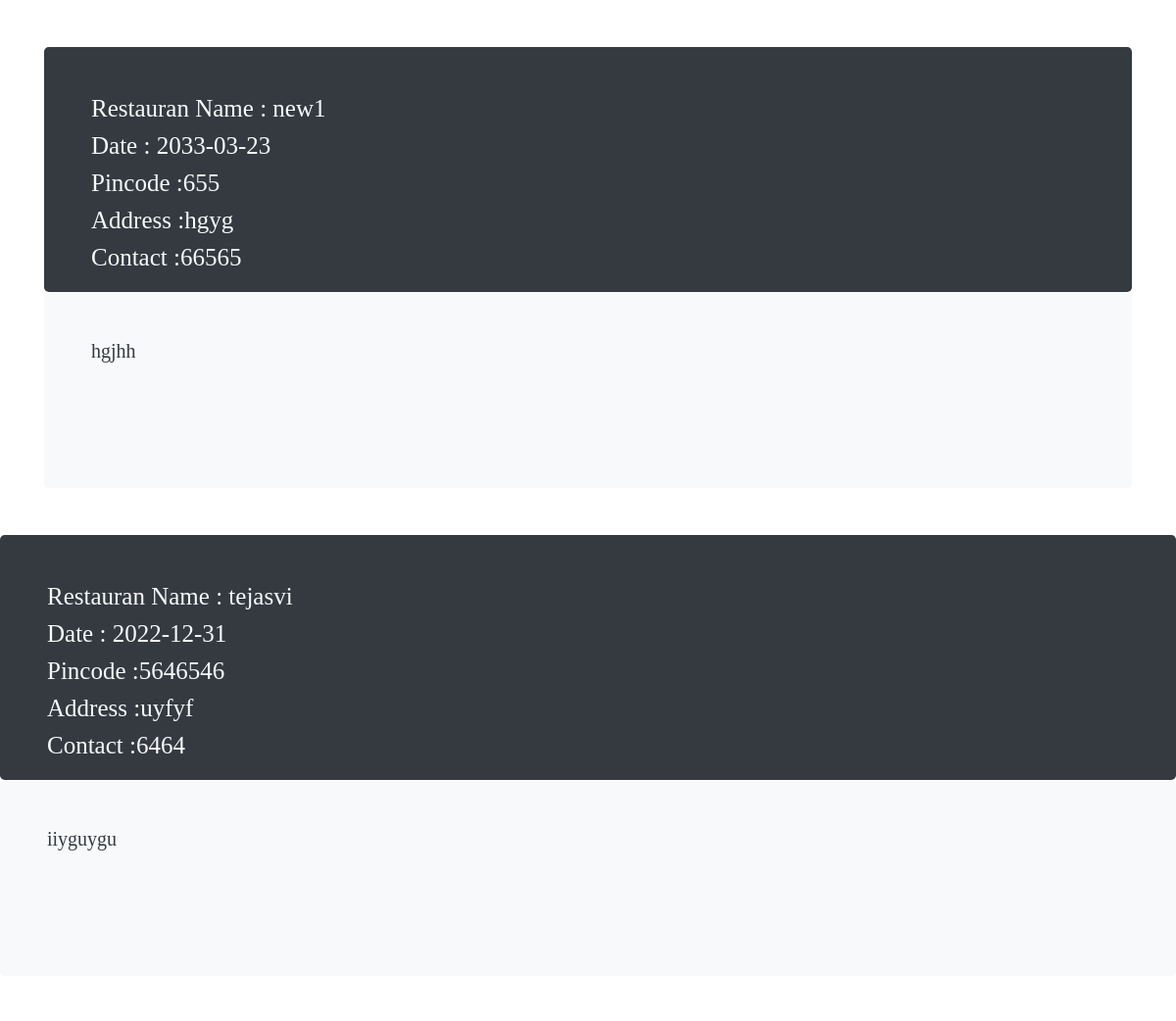
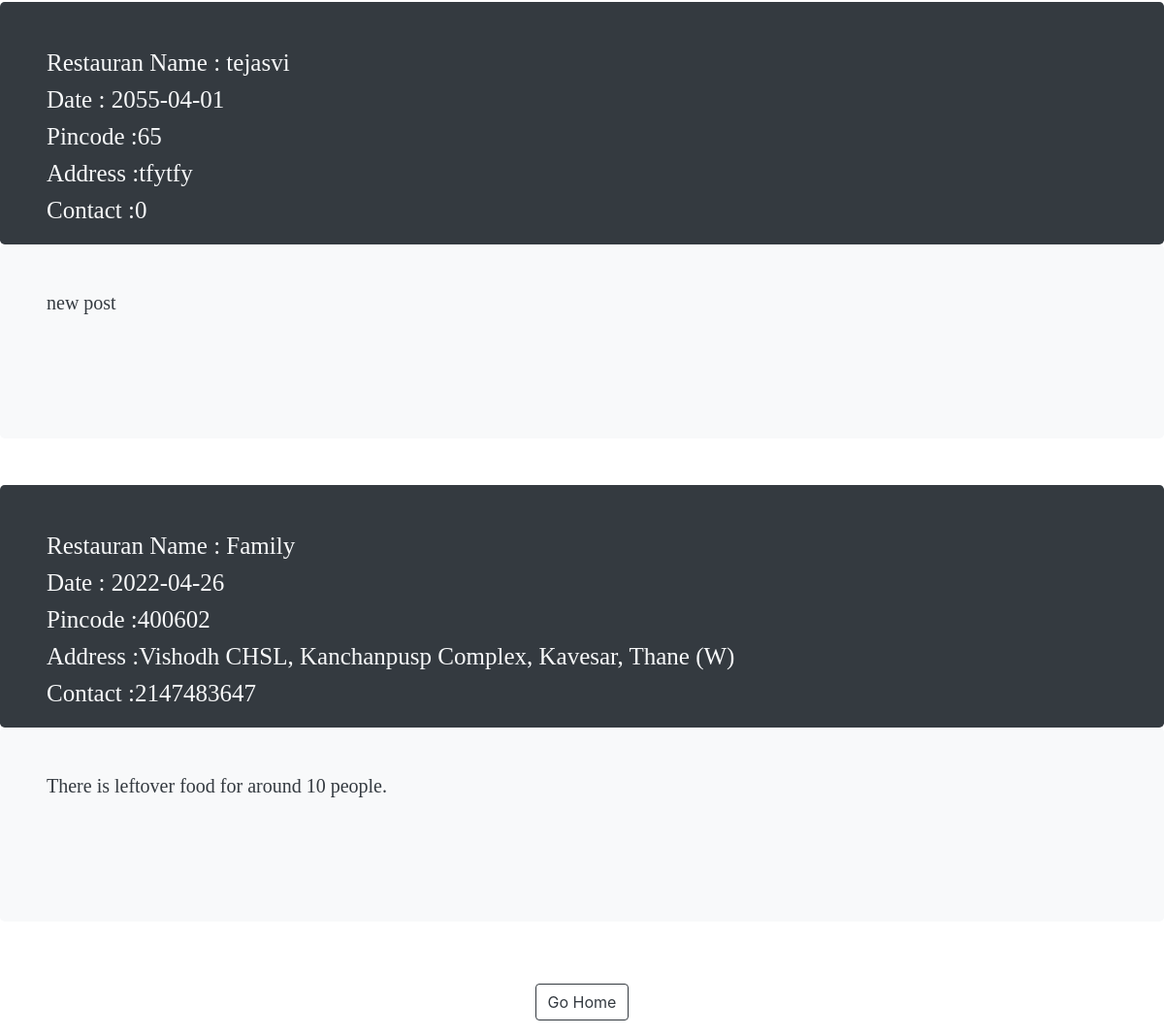
/rest_post_view.php, run on the app's committed database (2 pictures, top to bottom).
### tables this page shows
CREATE TABLE `data` (
  `id` int(11) NOT NULL,
  `username` text NOT NULL,
  `restname` varchar(50) NOT NULL,
  `Dateofpost` date NOT NULL,
  `pincode` int(50) NOT NULL,
  `address` varchar(250) NOT NULL,
  `contact` int(50) NOT NULL,
  `post` longtext NOT NULL
);

### logic.php (called while the page is built, shortened)
<?php
    $conn = mysqli_connect("localhost:3308", "root", "", "foodpost");
    $sql = "SELECT * FROM data";
    $query = mysqli_query($conn, $sql);
?>

### rest_post_view.php (the view, shortened to what this page needs)
<?php
    include "logic.php";
?>
<!DOCTYPE html>
<html lang="en">
<head>
    <link rel="stylesheet" href="https://stackpath.bootstrapcdn.com/bootstrap/4.5.2/css/bootstrap.min.css">
    <link rel="stylesheet" type="text/css" href="rest_post1.css">
</head>
<body>
   <div class="container mt-5">
        <?php foreach($query as $q){?>
              <div class="pv bg-dark p-5 rounded-lg text-light text-center">
                <h1 class="restname">Restauran Name : <?php echo $q['username'];?></h1>
                 <h1 class="dat">Date : <?php echo $q['Dateofpost'];?></h1>
                 <h1 class="pincode">Pincode :<?php echo $q['pincode'];?></h1>
                 <h1 class="address">Address :<?php echo $q['address'];?></h1>
                <h1 class="contact">Contact :<?php echo $q['contact'];?></h1>
            </div>
            <div class="pd bg-light p-5 rounded-lg text-dark text-center">
                                <h1 class="postdata"><?php echo $q['post'];?></h1>
            </div>
            </div>
        <?php } ?>
        <div class="text-center">
                    <a href="NGO_home.php" class="btn btn-outline-dark my-3" >Go Home</a>
        </div>
</body>
</html>

### rest_post1.css (style rules this page uses)
.pv { text-align: center; font-family: plane; height: 250px; }
.pd { height: 200px; }
h1.restname { font-size: 25px; text-align: left; }
h1.dat { font-size: 25px; text-align: left; text-align: left; }
h1.pincode { font-size: 25px; text-align: left; }
h1.address { font-size: 25px; text-align: left; }
h1.contact { font-size: 25px; text-align: left; }
h1.postdata { font-family: oldtown; font-size: 20px; text-align: left; }

### data on the page
data: username "new1", Dateofpost "2033-03-23", pincode "655", address "hgyg", contact "66565", post "hgjhh"
data: username "tejasvi", Dateofpost "2022-12-31", pincode "5646546", address "uyfyf", contact "6464", post "iiyguygu"
data: username "tejasvi", Dateofpost "2055-04-01", pincode "65", address "tfytfy", contact "0", post "new post"
data: username "Family", Dateofpost "2022-04-26", pincode "400602", address "Vishodh CHSL, Kanchanpusp Complex, Kavesar, Thane (W)", contact "2147483647", post "There is leftover food for around 10 people."
